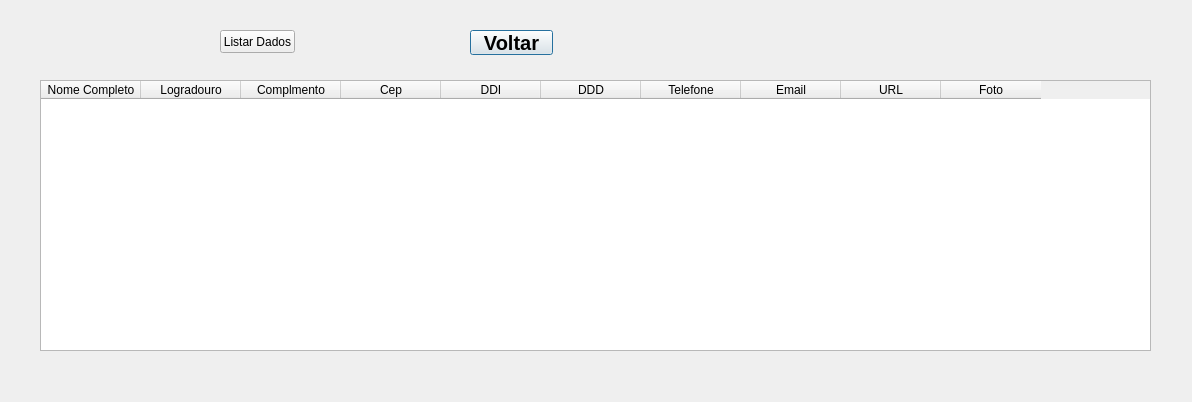
<?xml version="1.0" encoding="UTF-8"?>
<ui version="4.0">
 <class>TelaListagem</class>
 <widget class="QDialog" name="TelaListagem">
  <property name="geometry">
   <rect>
    <x>0</x>
    <y>0</y>
    <width>1192</width>
    <height>402</height>
   </rect>
  </property>
  <property name="windowTitle">
   <string>Dialog</string>
  </property>
  <widget class="QPushButton" name="pushButtonVoltar">
   <property name="geometry">
    <rect>
     <x>470</x>
     <y>30</y>
     <width>83</width>
     <height>25</height>
    </rect>
   </property>
   <property name="font">
    <font>
     <pointsize>15</pointsize>
     <weight>75</weight>
     <bold>true</bold>
    </font>
   </property>
   <property name="text">
    <string>Voltar</string>
   </property>
  </widget>
  <widget class="QTableWidget" name="tableWidget">
   <property name="geometry">
    <rect>
     <x>40</x>
     <y>80</y>
     <width>1111</width>
     <height>271</height>
    </rect>
   </property>
   <property name="font">
    <font>
     <pointsize>9</pointsize>
    </font>
   </property>
   <column>
    <property name="text">
     <string>Nome Completo</string>
    </property>
   </column>
   <column>
    <property name="text">
     <string>Logradouro</string>
    </property>
   </column>
   <column>
    <property name="text">
     <string>Complmento</string>
    </property>
   </column>
   <column>
    <property name="text">
     <string>Cep</string>
    </property>
   </column>
   <column>
    <property name="text">
     <string>DDI</string>
    </property>
   </column>
   <column>
    <property name="text">
     <string>DDD</string>
    </property>
   </column>
   <column>
    <property name="text">
     <string>Telefone</string>
    </property>
   </column>
   <column>
    <property name="text">
     <string>Email</string>
    </property>
   </column>
   <column>
    <property name="text">
     <string>URL</string>
    </property>
   </column>
   <column>
    <property name="text">
     <string>Foto</string>
    </property>
   </column>
  </widget>
  <widget class="QPushButton" name="pushButtonListar">
   <property name="geometry">
    <rect>
     <x>220</x>
     <y>30</y>
     <width>75</width>
     <height>23</height>
    </rect>
   </property>
   <property name="text">
    <string>Listar Dados</string>
   </property>
  </widget>
 </widget>
 <resources/>
 <connections/>
</ui>
